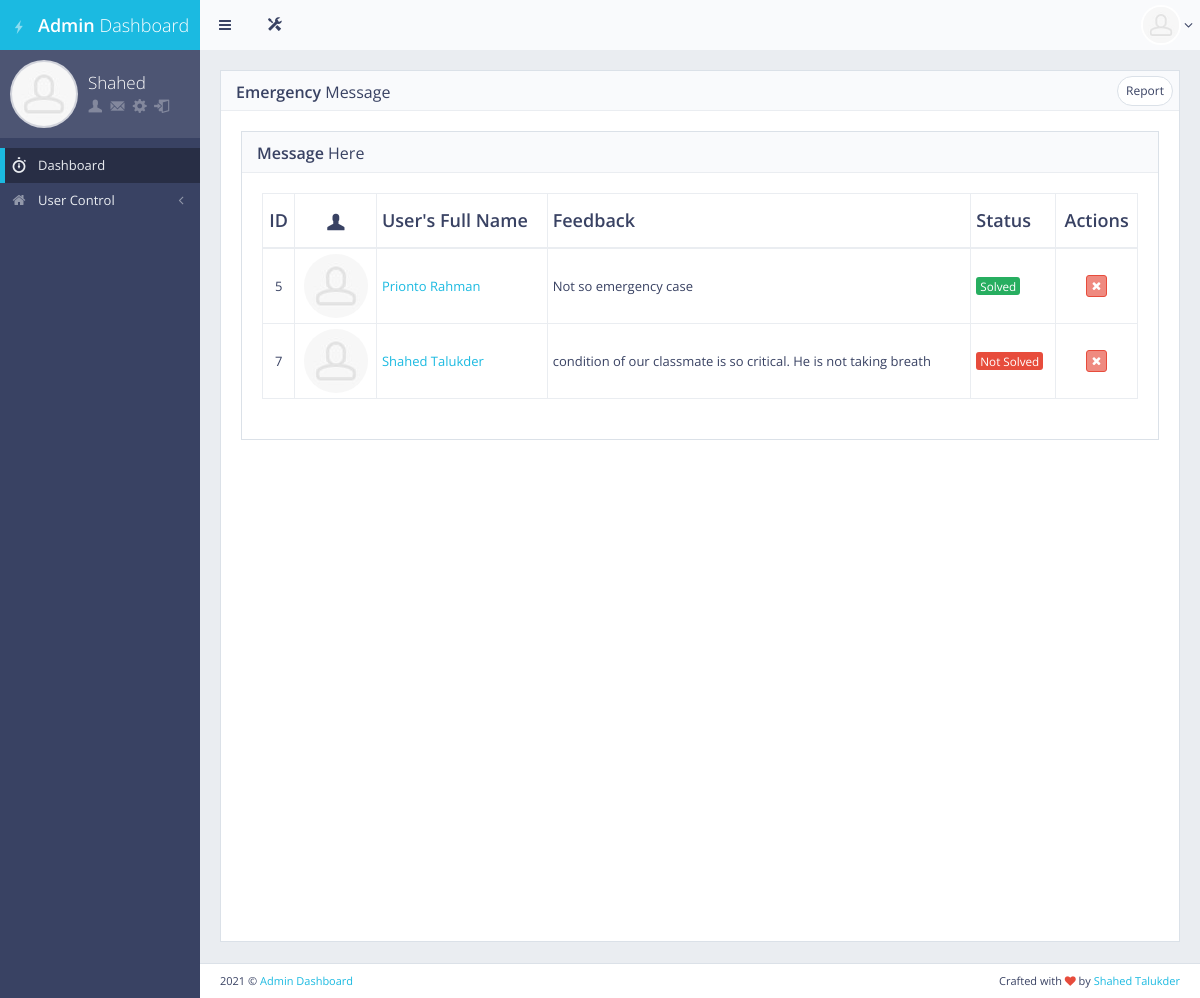
The app's page /emergency_msg/ (signed in), older data.
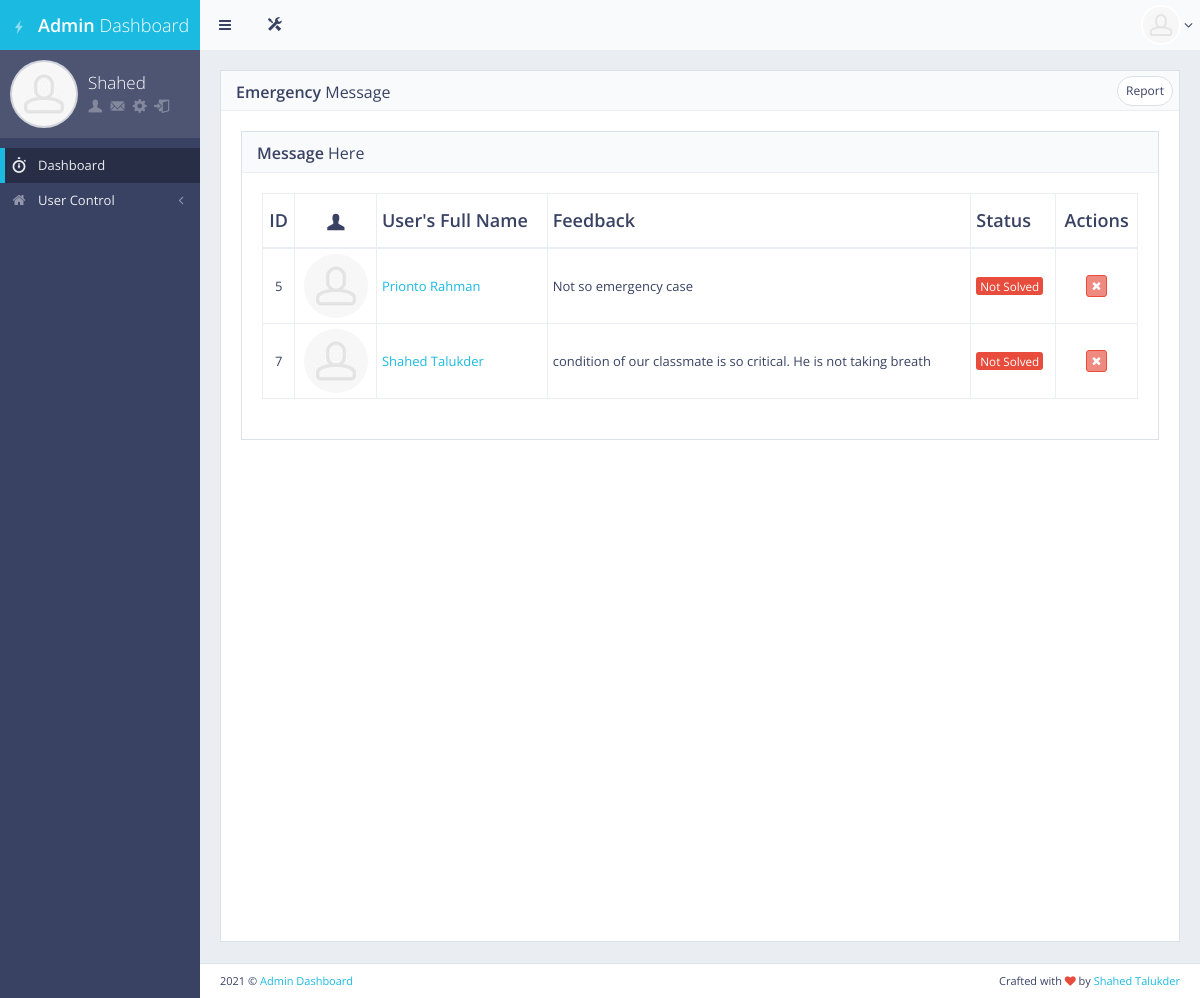
The same page, newer data.
### main/models.py (models this page shows, shortened)
class EmergencyMsg(models.Model):
    student = models.ForeignKey(Student, on_delete=models.CASCADE, blank=True, null=True)
    message = models.CharField(max_length=120, blank=True, null=True)
    solve = models.BooleanField(default=False)
    class Meta:
        db_table = 'emergency_msg'

class Student(models.Model):
    student_id = models.CharField(max_length=120,blank=True, null=True, unique=True)
    user = models.OneToOneField(User, on_delete=models.CASCADE, primary_key=True, related_name="student")
    full_name = models.CharField(max_length=200, blank=True, null=True)
    address = models.CharField(max_length=200, blank=True, null=True)
    age = models.CharField(max_length=200, blank=True, null=True)
    phone_no = models.CharField(max_length=200, blank=True, null=True)
    released = models.BooleanField(default=False)
    on_road = models.BooleanField(default=False)
    class Meta:
        db_table = 'student_info'

class User(AbstractUser):
    is_doctor = models.BooleanField(default=False)
    is_student = models.BooleanField(default=False)
    is_moderator = models.BooleanField(default=False)
    is_assistant = models.BooleanField(default=False)
    is_driver = models.BooleanField(default=False)

### main/views.py (the view)
# urls.py: path('emergency_msg/', views.emergency_msg, name="emergency_msg"),
def emergency_msg(request):
    if request.user.is_authenticated and request.user.is_superuser:
        msg = EmergencyMsg.objects.all()
        context = {"msg":msg,"title":"Emergency Message"}
        return render(request, 'emergencymsg.html', context)
    else:
        return redirect('/')

### main/templates/emergencymsg.html (shortened to what this page needs)
{%extends 'base.html'%}
{%load static%}
{%block main_content%}
<div id="page-content">
    <div class="row">
        <div class="col-md-12">
            <div class="block">
                <div class="another">
                    <div class="block-title">
                        <div class="block-options pull-right">
                            <a href="javascript:void(0)" class="btn btn-alt btn-sm btn-default toggle-bordered enable-tooltip" data-toggle="button" title="" data-original-title="Toggles .form-bordered class">Report</a>
                        </div>
                        <h2><strong>Emergency</strong> Message</h2>
                    </div>
                    <div class="block full">
                        <div class="block-title">
                            <h2><strong>Message</strong> Here</h2>
                        </div>
                        <div class="table-responsive">
                            <table id="example-datatable" class="table table-vcenter table-condensed table-bordered">
                                <thead>
                                    <tr>
                                        <th class="text-center">ID</th>
                                        <th class="text-center"><i class="gi gi-user"></i></th>
                                        <th>User's Full Name</th>
                                        <th>Feedback</th>
                                        <th>Status</th>
                                        <th class="text-center">Actions</th>
                                    </tr>
                                </thead>
                                <tbody>
                                    {%for i in msg%}
                                    <tr>
                                        <td class="text-center">{{i.student.user.id}}</td>
                                        <td class="text-center"><img src="{%static 'front/'%}img/placeholders/avatars/avatar15.jpg" alt="avatar" class="img-circle"></td>
                                        <td><a href="javascript:void(0)">{{i.student.full_name | title}}</a></td>
                                        <td><span class="text-center">{{i.message}}</span></td>
                                        {%if i.solve == True%}
                                        <td><a href="{% url 'update_msg_status' id=i.pk %}" class="take"><span class="text-center label label-success">Solved</span></a></td>
                                        {%elif i.solve == False%}
                                        <td><a href="{% url 'update_msg_status' id=i.pk %}" class="take"><span class="text-center label label-danger">Not Solved</span></a></td>
                                        {%endif%}
                                        <td class="text-center">
                                            <div class="btn-group">
                                                <a href="{% url 'delete_msg_status' id=i.pk %}" data-toggle="tooltip" title="Delete" class="btn btn-xs btn-danger"><i class="fa fa-times"></i></a>
                                            </div>
                                        </td>
                                    </tr>
                                    {%endfor%}
                                </tbody>
                            </table>
                        </div>
                    </div>
                </div>
            </div>
        </div>
    </div>
</div>
{%endblock main_content%}

Row changes from the older to the newer data that the page shows:
changed EmergencyMsg "Not so emergency case": solve "Solved" → "Not Solved"
